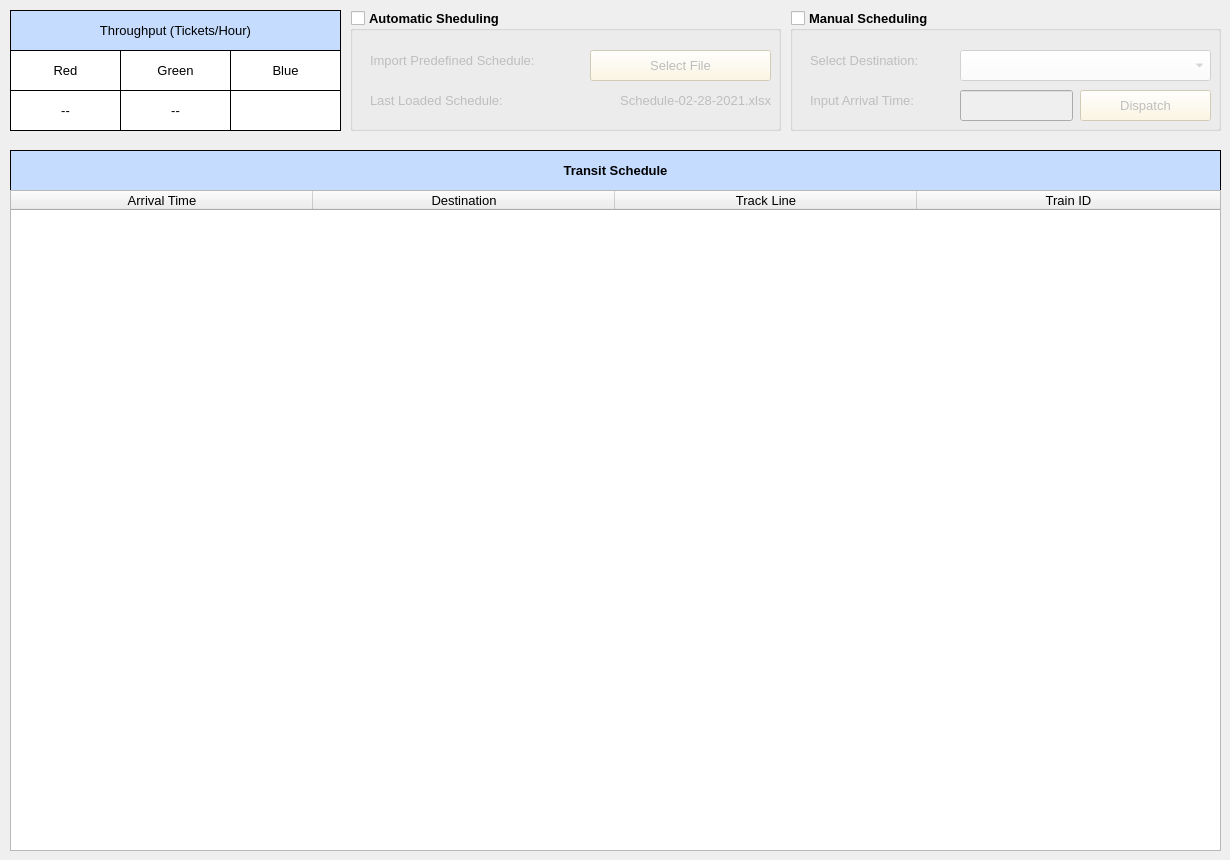
    <widget class="QWidget" name="page">
     <widget class="QLabel" name="label_13">
      <property name="geometry">
       <rect>
        <x>10</x>
        <y>150</y>
        <width>1211</width>
        <height>41</height>
       </rect>
      </property>
      <property name="font">
       <font>
        <pointsize>10</pointsize>
        <weight>75</weight>
        <bold>true</bold>
       </font>
      </property>
      <property name="cursor">
       <cursorShape>UpArrowCursor</cursorShape>
      </property>
      <property name="styleSheet">
       <string notr="true">background-color: rgb(197, 220, 255);</string>
      </property>
      <property name="frameShape">
       <enum>QFrame::Box</enum>
      </property>
      <property name="frameShadow">
       <enum>QFrame::Plain</enum>
      </property>
      <property name="lineWidth">
       <number>1</number>
      </property>
      <property name="text">
       <string>Transit Schedule</string>
      </property>
      <property name="alignment">
       <set>Qt::AlignCenter</set>
      </property>
     </widget>
     <widget class="QTableWidget" name="tableWidget">
      <property name="geometry">
       <rect>
        <x>10</x>
        <y>190</y>
        <width>1211</width>
        <height>661</height>
       </rect>
      </property>
      <property name="font">
       <font>
        <pointsize>10</pointsize>
       </font>
      </property>
      <property name="layoutDirection">
       <enum>Qt::LeftToRight</enum>
      </property>
      <property name="autoFillBackground">
       <bool>false</bool>
      </property>
      <property name="frameShadow">
       <enum>QFrame::Plain</enum>
      </property>
      <property name="horizontalScrollBarPolicy">
       <enum>Qt::ScrollBarAlwaysOff</enum>
      </property>
      <property name="sizeAdjustPolicy">
       <enum>QAbstractScrollArea::AdjustIgnored</enum>
      </property>
      <property name="alternatingRowColors">
       <bool>true</bool>
      </property>
      <property name="showGrid">
       <bool>true</bool>
      </property>
      <property name="sortingEnabled">
       <bool>false</bool>
      </property>
      <attribute name="horizontalHeaderCascadingSectionResizes">
       <bool>true</bool>
      </attribute>
      <attribute name="horizontalHeaderDefaultSectionSize">
       <number>302</number>
      </attribute>
      <attribute name="horizontalHeaderMinimumSectionSize">
       <number>50</number>
      </attribute>
      <attribute name="horizontalHeaderShowSortIndicator" stdset="0">
       <bool>false</bool>
      </attribute>
      <attribute name="horizontalHeaderStretchLastSection">
       <bool>true</bool>
      </attribute>
      <attribute name="verticalHeaderVisible">
       <bool>false</bool>
      </attribute>
      <column>
       <property name="text">
        <string>Arrival Time</string>
       </property>
      </column>
      <column>
       <property name="text">
        <string>Destination</string>
       </property>
      </column>
      <column>
       <property name="text">
        <string>Track Line</string>
       </property>
      </column>
      <column>
       <property name="text">
        <string>Train ID</string>
       </property>
      </column>
     </widget>
     <widget class="QGroupBox" name="groupBox">
      <property name="geometry">
       <rect>
        <x>350</x>
        <y>10</y>
        <width>431</width>
        <height>121</height>
       </rect>
      </property>
      <property name="font">
       <font>
        <pointsize>10</pointsize>
        <weight>75</weight>
        <bold>true</bold>
       </font>
      </property>
      <property name="styleSheet">
       <string notr="true"/>
      </property>
      <property name="title">
       <string>Automatic Sheduling</string>
      </property>
      <property name="flat">
       <bool>false</bool>
      </property>
      <property name="checkable">
       <bool>true</bool>
      </property>
      <property name="checked">
       <bool>false</bool>
      </property>
      <widget class="QLabel" name="label_8">
       <property name="geometry">
        <rect>
         <x>20</x>
         <y>30</y>
         <width>221</width>
         <height>41</height>
        </rect>
       </property>
       <property name="font">
        <font>
         <pointsize>10</pointsize>
         <weight>50</weight>
         <bold>false</bold>
        </font>
       </property>
       <property name="text">
        <string>Import Predefined Schedule:</string>
       </property>
      </widget>
      <widget class="QPushButton" name="pushButton_4">
       <property name="geometry">
        <rect>
         <x>240</x>
         <y>40</y>
         <width>181</width>
         <height>31</height>
        </rect>
       </property>
       <property name="font">
        <font>
         <pointsize>10</pointsize>
         <weight>50</weight>
         <bold>false</bold>
        </font>
       </property>
       <property name="autoFillBackground">
        <bool>false</bool>
       </property>
       <property name="styleSheet">
        <string notr="true">background-color: rgb(255, 246, 219);</string>
       </property>
       <property name="text">
        <string>Select File</string>
       </property>
      </widget>
      <widget class="QLabel" name="label_9">
       <property name="geometry">
        <rect>
         <x>20</x>
         <y>70</y>
         <width>221</width>
         <height>41</height>
        </rect>
       </property>
       <property name="font">
        <font>
         <pointsize>10</pointsize>
         <weight>50</weight>
         <bold>false</bold>
        </font>
       </property>
       <property name="text">
        <string>Last Loaded Schedule:</string>
       </property>
      </widget>
      <widget class="QLabel" name="label_10">
       <property name="geometry">
        <rect>
         <x>200</x>
         <y>70</y>
         <width>221</width>
         <height>41</height>
        </rect>
       </property>
       <property name="font">
        <font>
         <pointsize>10</pointsize>
         <weight>50</weight>
         <bold>false</bold>
        </font>
       </property>
       <property name="text">
        <string>Schedule-02-28-2021.xlsx</string>
       </property>
       <property name="alignment">
        <set>Qt::AlignRight|Qt::AlignTrailing|Qt::AlignVCenter</set>
       </property>
      </widget>
     </widget>
     <widget class="QLabel" name="label_2">
      <property name="geometry">
       <rect>
        <x>10</x>
        <y>50</y>
        <width>111</width>
        <height>41</height>
       </rect>
      </property>
      <property name="font">
       <font>
        <pointsize>10</pointsize>
       </font>
      </property>
      <property name="styleSheet">
       <string notr="true">background-color: rgb(255, 255, 255);</string>
      </property>
      <property name="frameShape">
       <enum>QFrame::Box</enum>
      </property>
      <property name="text">
       <string>Red</string>
      </property>
      <property name="alignment">
       <set>Qt::AlignCenter</set>
      </property>
     </widget>
     <widget class="QLabel" name="label">
      <property name="geometry">
       <rect>
        <x>10</x>
        <y>10</y>
        <width>331</width>
        <height>41</height>
       </rect>
      </property>
      <property name="font">
       <font>
        <pointsize>10</pointsize>
       </font>
      </property>
      <property name="styleSheet">
       <string notr="true">background-color: rgb(197, 220, 255);</string>
      </property>
      <property name="frameShape">
       <enum>QFrame::Box</enum>
      </property>
      <property name="frameShadow">
       <enum>QFrame::Plain</enum>
      </property>
      <property name="text">
       <string>Throughput (Tickets/Hour)</string>
      </property>
      <property name="alignment">
       <set>Qt::AlignCenter</set>
      </property>
     </widget>
     <widget class="QGroupBox" name="groupBox_2">
      <property name="geometry">
       <rect>
        <x>790</x>
        <y>10</y>
        <width>431</width>
        <height>121</height>
       </rect>
      </property>
      <property name="font">
       <font>
        <pointsize>10</pointsize>
        <weight>75</weight>
        <bold>true</bold>
       </font>
      </property>
      <property name="title">
       <string>Manual Scheduling</string>
      </property>
      <property name="flat">
       <bool>false</bool>
      </property>
      <property name="checkable">
       <bool>true</bool>
      </property>
      <property name="checked">
       <bool>false</bool>
      </property>
      <widget class="QLabel" name="label_11">
       <property name="geometry">
        <rect>
         <x>20</x>
         <y>30</y>
         <width>221</width>
         <height>41</height>
        </rect>
       </property>
       <property name="font">
        <font>
         <pointsize>10</pointsize>
         <weight>50</weight>
         <bold>false</bold>
        </font>
       </property>
       <property name="text">
        <string>Select Destination:</string>
       </property>
      </widget>
      <widget class="QLabel" name="label_12">
       <property name="geometry">
        <rect>
         <x>20</x>
         <y>70</y>
         <width>221</width>
         <height>41</height>
        </rect>
       </property>
       <property name="font">
        <font>
         <pointsize>10</pointsize>
         <weight>50</weight>
         <bold>false</bold>
        </font>
       </property>
       <property name="text">
        <string>Input Arrival Time:</string>
       </property>
      </widget>
      <widget class="QComboBox" name="comboBox">
       <property name="geometry">
        <rect>
         <x>170</x>
         <y>40</y>
         <width>251</width>
         <height>31</height>
        </rect>
       </property>
       <property name="font">
        <font>
         <pointsize>10</pointsize>
         <weight>50</weight>
         <bold>false</bold>
        </font>
       </property>
       <property name="styleSheet">
        <string notr="true">background-color: rgb(255, 255, 255);</string>
       </property>
      </widget>
      <widget class="QLineEdit" name="lineEdit">
       <property name="geometry">
        <rect>
         <x>170</x>
         <y>80</y>
         <width>113</width>
         <height>31</height>
        </rect>
       </property>
       <property name="font">
        <font>
         <pointsize>10</pointsize>
         <weight>50</weight>
         <bold>false</bold>
        </font>
       </property>
       <property name="text">
        <string/>
       </property>
      </widget>
      <widget class="QPushButton" name="pushButton_5">
       <property name="geometry">
        <rect>
         <x>290</x>
         <y>80</y>
         <width>131</width>
         <height>31</height>
        </rect>
       </property>
       <property name="font">
        <font>
         <pointsize>10</pointsize>
         <weight>50</weight>
         <bold>false</bold>
        </font>
       </property>
       <property name="styleSheet">
        <string notr="true">background-color: rgb(255, 246, 219);</string>
       </property>
       <property name="text">
        <string>Dispatch</string>
       </property>
      </widget>
     </widget>
     <widget class="QLabel" name="label_5">
      <property name="geometry">
       <rect>
        <x>10</x>
        <y>90</y>
        <width>111</width>
        <height>41</height>
       </rect>
      </property>
      <property name="font">
       <font>
        <pointsize>10</pointsize>
       </font>
      </property>
      <property name="styleSheet">
       <string notr="true">background-color: rgb(255, 255, 255);</string>
      </property>
      <property name="frameShape">
       <enum>QFrame::Box</enum>
      </property>
      <property name="text">
       <string>--</string>
      </property>
      <property name="alignment">
       <set>Qt::AlignCenter</set>
      </property>
     </widget>
     <widget class="QLabel" name="label_6">
      <property name="geometry">
       <rect>
        <x>120</x>
        <y>90</y>
        <width>111</width>
        <height>41</height>
       </rect>
      </property>
      <property name="font">
       <font>
        <pointsize>10</pointsize>
       </font>
      </property>
      <property name="styleSheet">
       <string notr="true">background-color: rgb(255, 255, 255);</string>
      </property>
      <property name="frameShape">
       <enum>QFrame::Box</enum>
      </property>
      <property name="text">
       <string>--</string>
      </property>
      <property name="alignment">
       <set>Qt::AlignCenter</set>
      </property>
     </widget>
     <widget class="QLabel" name="label_3">
      <property name="geometry">
       <rect>
        <x>120</x>
        <y>50</y>
        <width>111</width>
        <height>41</height>
       </rect>
      </property>
      <property name="font">
       <font>
        <pointsize>10</pointsize>
       </font>
      </property>
      <property name="styleSheet">
       <string notr="true">background-color: rgb(255, 255, 255);</string>
      </property>
      <property name="frameShape">
       <enum>QFrame::Box</enum>
      </property>
      <property name="text">
       <string>Green</string>
      </property>
      <property name="alignment">
       <set>Qt::AlignCenter</set>
      </property>
     </widget>
     <widget class="QLabel" name="label_4">
      <property name="geometry">
       <rect>
        <x>230</x>
        <y>50</y>
        <width>111</width>
        <height>41</height>
       </rect>
      </property>
      <property name="font">
       <font>
        <pointsize>10</pointsize>
       </font>
      </property>
      <property name="styleSheet">
       <string notr="true">background-color: rgb(255, 255, 255);</string>
      </property>
      <property name="frameShape">
       <enum>QFrame::Box</enum>
      </property>
      <property name="text">
       <string>Blue</string>
      </property>
      <property name="alignment">
       <set>Qt::AlignCenter</set>
      </property>
     </widget>
     <widget class="QLabel" name="label_7">
      <property name="geometry">
       <rect>
        <x>230</x>
        <y>90</y>
        <width>111</width>
        <height>41</height>
       </rect>
      </property>
      <property name="font">
       <font>
        <pointsize>10</pointsize>
       </font>
      </property>
      <property name="styleSheet">
       <string notr="true">background-color: rgb(255, 255, 255);</string>
      </property>
      <property name="frameShape">
       <enum>QFrame::Box</enum>
      </property>
      <property name="text">
       <string/>
      </property>
      <property name="alignment">
       <set>Qt::AlignCenter</set>
      </property>
     </widget>
    </widget>
